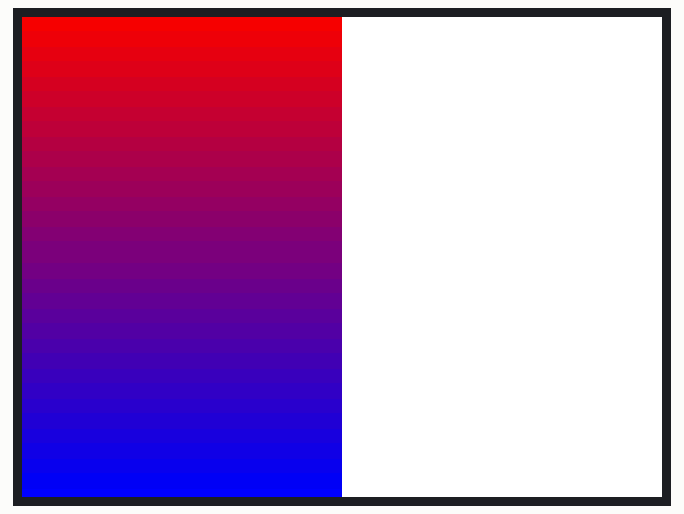
Recording of a sketch running on a simulated ESP32. On the bench: 320×240 colour display. What the sketch prints to the serial monitor is not drawn.

Above: at 2.5 s.
At 7.2 s:
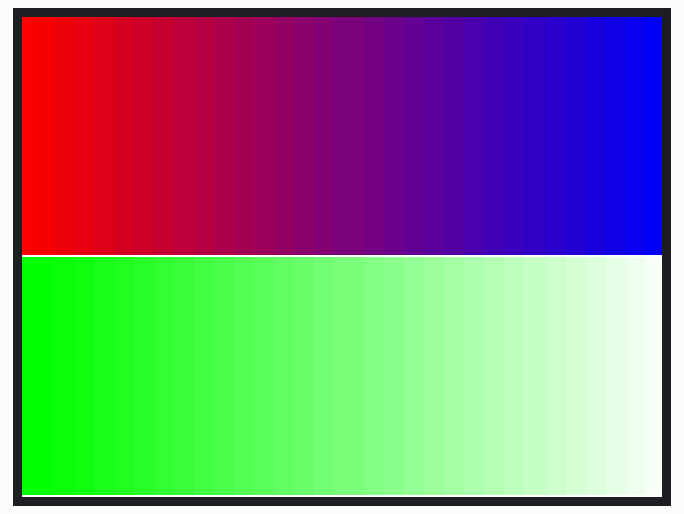
At 9.4 s:
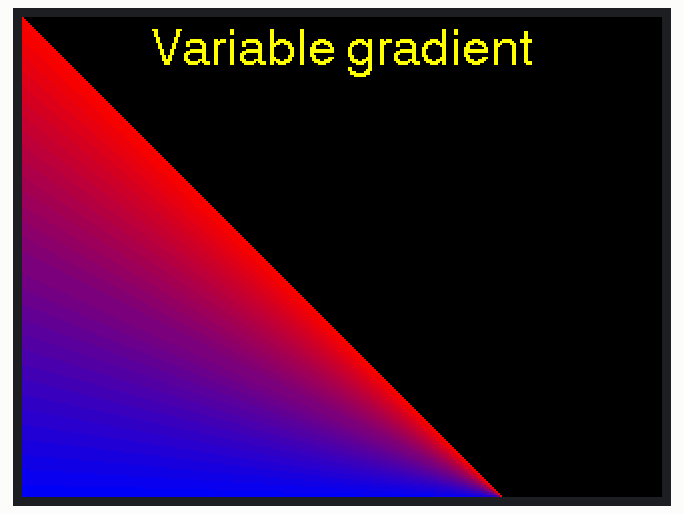
At 17.9 s:
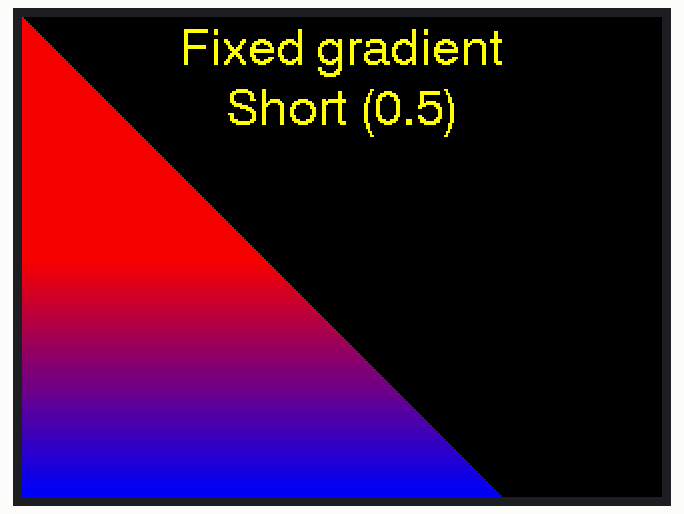
At 22.1 s:
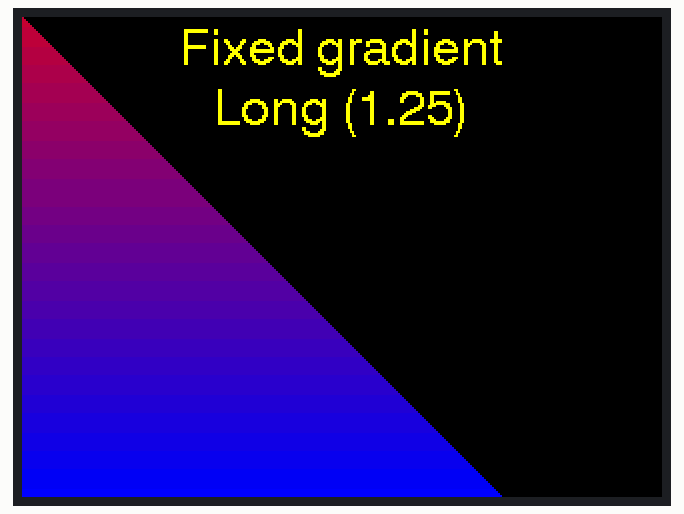
At 37.5 s:
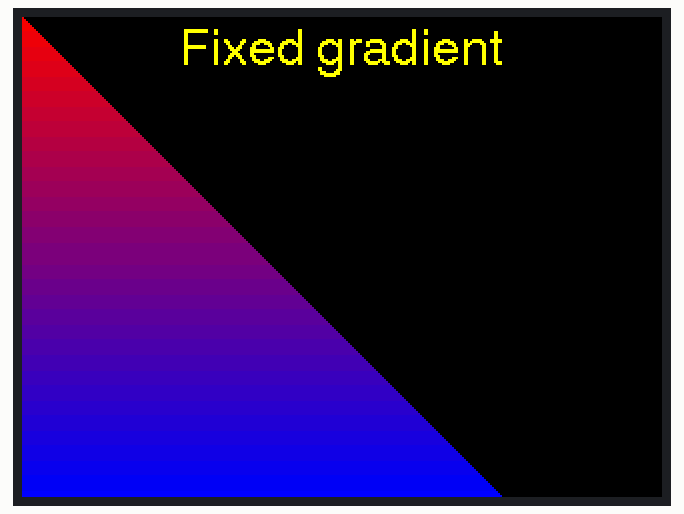

Measured:
- what the display in image 0 shows lasts 1.2 s, from 2.5 s to 3.7 s
- what the display in image 1 shows lasts 2.2 s, from 7.2 s to 9.4 s
- what the display in image 2 shows lasts 4.2 s, from 9.4 s to 13.6 s

The sketch:

Gradient_Line_with_tft_espi.ino
```cpp
// This ONLY draws orthogonal lines, NO diagonals (yet)!

#include <TFT_eSPI.h>
TFT_eSPI tft = TFT_eSPI();
TFT_eSprite fsSprite = TFT_eSprite(&tft);

//bool doShow = false;
float pctBlend;
uint16_t blendedColor;

/***************************************************************************/
void setup()
/***************************************************************************/
{
  Serial.begin(115200); delay(2000);

  Serial.println("This is Gradient Lines Example sketch.");
  Serial.println("Running from:");
  Serial.println(__FILE__);

  tft.init();
  tft.setRotation(3);
  tft.setTextColor(TFT_YELLOW, TFT_BLACK);
  tft.setTextDatum(TC_DATUM);
  tft.fillScreen(TFT_BLACK);

  int *a = 0;
  a = (int*)fsSprite.createSprite(tft.width(), tft.height());
  if (a == 0) {
    tft.drawString("Sprite creation failed", tft.width() / 2, 30, 4);
    tft.drawString("Cannot continue.", tft.width() / 2, 90, 4);
    Serial.println("fsSprite creation failed.  Cannot continue.");
    while (1);
  }
  Serial.printf("createfsSprite returned: %p\r\n", a);

  fsSprite.setTextColor(TFT_YELLOW, TFT_BLACK);
  fsSprite.setTextDatum(TC_DATUM);
  fsSprite.fillScreen(TFT_BLACK);

  fsSprite.fillSprite(TFT_WHITE);

  ledcAttach(TFT_BL, 5000, 8);  // PWM timer automatically assigned.
  ledcWrite(TFT_BL, 200);     // Turn the display on bigly for init messages.
}
/***************************************************************************/
void loop()
/***************************************************************************/
{
  static int x, y;

  //Vertical lines
  //  This draws pixels from the bottom of the display to the top and
  //   draws rows from left to right.
  Serial.println("Vertical part 1");
  for (x = 0; x < fsSprite.width() / 2; x++) {
    drawGradientLine (&fsSprite, x, fsSprite.height() - 1, x, 0,
                      0, TFT_RED, TFT_BLUE);  // top, bottom
  }
  fsSprite.pushSprite(0, 0);
  delay(1000);

  //  This draws pixels from the bottom of the display to the top and
  //   draws rows from left to right.
  Serial.println("Vertical part 2");
  for (x = tft.width() / 2; x < fsSprite.width(); x++) {
    drawGradientLine (&fsSprite, x, fsSprite.height() - 1, x, 0,
                      0, TFT_GREEN, TFT_WHITE);  // top, bottom
  }
  fsSprite.pushSprite(0, 0);

  delay(2000);
  fsSprite.fillSprite(TFT_WHITE);

  // Horizontal lines

  Serial.println("Horizontal part 1");
  //  This draws rows from the top of the display to the bottom and
  //   draws pixels left to right.
  for (y = 0; y < fsSprite.height() / 2 - 1 ; y++)
    drawGradientLine (&fsSprite, 0, y, fsSprite.width(), y,
                      0, TFT_BLUE, TFT_RED);  // right, left
  fsSprite.pushSprite(0, 0);
  delay(1000);

  //  This draws rows from the top of the display to the bottom and
  //   draws pixels left to right.
  Serial.println("Horizontal part 2");
  for (y = tft.height() / 2; y < tft.height() - 1; y++)
    drawGradientLine (&fsSprite, 0, y, fsSprite.width(), y,
                      0, TFT_WHITE, TFT_GREEN);  // right, left
  fsSprite.pushSprite(0, 0);
  delay(2000);
  fsSprite.fillSprite(TFT_BLACK);

  // Variable length

  Serial.println("Variable length, variable gradient.");
  //  This draws pixels from the bottom of the display to the top and
  //   draws rows from left to right.
  for (x = 0; x < fsSprite.height(); x++)
    drawGradientLine (&fsSprite, x, x, x, fsSprite.height(),
                      0, TFT_BLUE, TFT_RED);  // bottom, top
  fsSprite.drawString("Variable gradient", tft.width() / 2, 5, 4);
  fsSprite.pushSprite(0, 0);
  delay(4000);
  fsSprite.fillSprite(TFT_BLACK);

  Serial.println("Variable length, fixed gradient.");
  //  This draws pixels from the bottom of the display to the top and
  //   draws rows from left to right.
  for (x = 0; x < fsSprite.height(); x++)
    drawGradientLine (&fsSprite, x, fsSprite.height(), x, x,
                      fsSprite.height(),  TFT_RED, TFT_BLUE);  // top, bot
  fsSprite.drawString("Fixed gradient", tft.width() / 2, 5, 4);

  fsSprite.pushSprite(0, 0);
  delay(4000);
  fsSprite.fillSprite(TFT_BLACK);

  Serial.println("Variable length, short gradient.");
  //  This draws pixels from the bottom of the display to the top and
  //   draws rows from left to right.
  for (x = 0; x < fsSprite.height(); x++)
    drawGradientLine (&fsSprite,
                      x, fsSprite.height(), x, x, fsSprite.height() / 2,
                      //top,    bottom.  Yeah, I know!
                      TFT_RED, TFT_BLUE); // top, bottom
  fsSprite.drawString("Fixed gradient",
                      tft.width() / 2, 5, 4);
  fsSprite.drawString("Short (0.5)",
                      tft.width() / 2, 35, 4);

  fsSprite.pushSprite(0, 0);
  delay(4000);
  fsSprite.fillSprite(TFT_BLACK);

  Serial.println("Variable length, long gradient.");
  //  This draws pixels from the bottom of the display to the top and
  //   draws rows from left to right.
  for (x = 0; x < fsSprite.height(); x++)
    drawGradientLine (&fsSprite,
                      x, fsSprite.height(), x, x, fsSprite.height() * 1.25,
                      //top,    bottom.  Yeah, I know!
                      TFT_RED, TFT_BLUE); // top, bottom
  fsSprite.drawString("Fixed gradient",
                      tft.width() / 2, 5, 4);
  fsSprite.drawString("Long (1.25)",
                      tft.width() / 2, 35, 4);

  fsSprite.pushSprite(0, 0);
  delay(4000);

  fsSprite.fillSprite(TFT_WHITE);
}
/***************************************************************************/
void drawGradientLine(TFT_eSprite *targetLayer,
                      int x1, int y1, int x2, int y2,
                      int blendLvls, uint16_t colorStart, uint16_t colorEnd)
/***************************************************************************/
{
  static int x, y, steps;

  // The 6th value (steps) changes the look of the gradient line.
  //  If it is 0, the gradient is completed along the length of the
  //  line no matter how long or short.  If there is a value here, its
  //  value is used for all lines. This gives a more regular look
  //  to the gradient lines.

  // steps is the length of the line in pixels.
  steps = abs(x2 - x1) > abs(y2 - y1) ? abs(x2 - x1) : abs(y2 - y1);
  // if blandLvls came in as 0, use the line pixel length for step count
  if (blendLvls == 0) blendLvls = steps;
  //  Serial.printf("x1 % i, y1 % i, x2 % i, y2 % i, steps % i,
  //                blendLvls % i\r\n", x1, y2, x2, y1, steps, blendLvls);
  x = x1; y = y1;
  for (int i = 0; i <= steps; i++) {
    // Short Gradient -- if the gradient length is less than the length
    //  of the line, just stick at 100% (1.0) until the end, thereby
    //  giving a larger ending color area.  Sometimes, it seems like the
    //  ending color is too small to do the graph justice.
    if (blendLvls < i)
      blendLvls = 1.0;  // Stick at 100% if steps run out.
    else
      pctBlend = (float)i / (float)blendLvls;  // or, user supplied info.
    blendedColor = alphaBlend((uint8_t)(pctBlend * 255),
                              colorStart, colorEnd);
    targetLayer->drawPixel(x, y, blendedColor);

    if ((x1 - x2) == 0) y2 > y1 ? y++ : y--;  // Am I drawing horizontal or
    if ((y1 - y2) == 0) x2 > x1 ? x++ : x--;  // vertical. This decides.
  }
}
/***************************************************************************/
uint16_t alphaBlend(uint8_t alpha, uint16_t fgc, uint16_t bgc)
/***************************************************************************/
{
  uint32_t rxb = bgc & 0xF81F;
  rxb += ((fgc & 0xF81F) - rxb) * (alpha >> 2) >> 6;
  uint32_t xgx = bgc & 0x07E0;
  xgx += ((fgc & 0x07E0) - xgx) * alpha >> 8;
  return (rxb & 0xF81F) | (xgx & 0x07E0);
}
```
